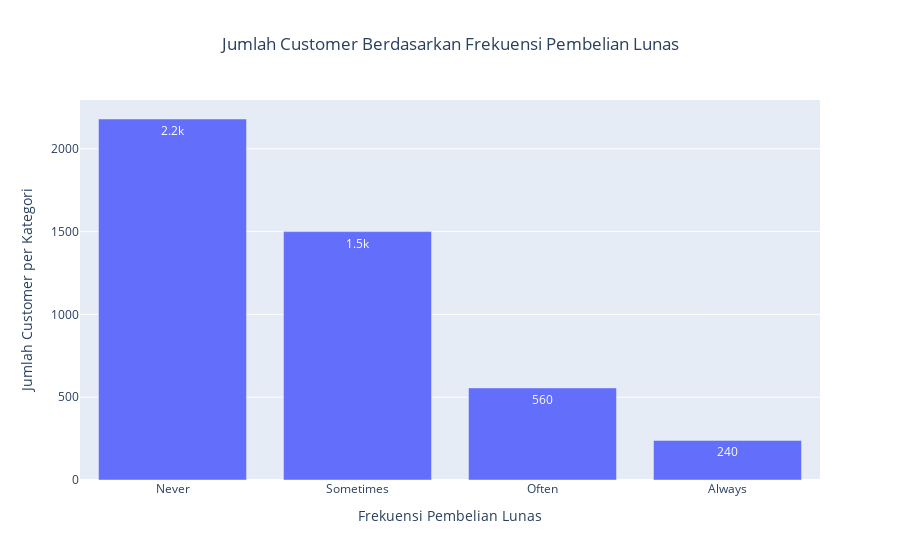

Write notebook code for a chart like this one.
### Markdown cell above
Cek jumlah customer berdasarkan frekuensi pembelian yang langsung lunas dengan groupby dan count, dan divisualisasikan dengan plotly

### Code cell
# grouping by category and counting price
topofreq = df1.groupby("ONEOFF_PURCHASES_FREQUENCY_CAT")["CUST_ID"].count().sort_values(ascending=False)
topofreq = topofreq.reset_index()
topofreq

# bar chart figure
fig = px.bar(topofreq, x="ONEOFF_PURCHASES_FREQUENCY_CAT", y="CUST_ID", text_auto='.2s', title='Jumlah Customer Berdasarkan Frekuensi Pembelian Lunas')
fig.update_layout(title_x = 0.5)
fig.update_xaxes(title_text="Frekuensi Pembelian Lunas")
fig.update_yaxes(title_text="Jumlah Customer per Kategori")

# display
fig.show()
topofreq

### Figure 1 — Plotly figure (JSON) as saved in the notebook; plotly's stock layout.template omitted (floating-point values rounded to 4 significant figures)
{"data": [{"alignmentgroup": "True", "hovertemplate": "ONEOFF_PURCHASES_FREQUENCY_CAT=%{x}<br>CUST_ID=%{y}<extra></extra>", "legendgroup": "", "marker": {"color": "#636efa", "pattern": {"shape": ""}}, "name": "", "offsetgroup": "", "orientation": "v", "showlegend": false, "textposition": "auto", "texttemplate": "%{y:.2s}", "type": "bar", "x": ["Never", "Sometimes", "Often", "Always"], "xaxis": "x", "y": [2180, 1500, 556, 239], "yaxis": "y"}], "layout": {"barmode": "relative", "legend": {"tracegroupgap": 0}, "title": {"text": "Jumlah Customer Berdasarkan Frekuensi Pembelian Lunas", "x": 0.5}, "xaxis": {"anchor": "y", "domain": [0, 1], "title": {"text": "Frekuensi Pembelian Lunas"}}, "yaxis": {"anchor": "x", "domain": [0, 1], "title": {"text": "Jumlah Customer per Kategori"}}}}
